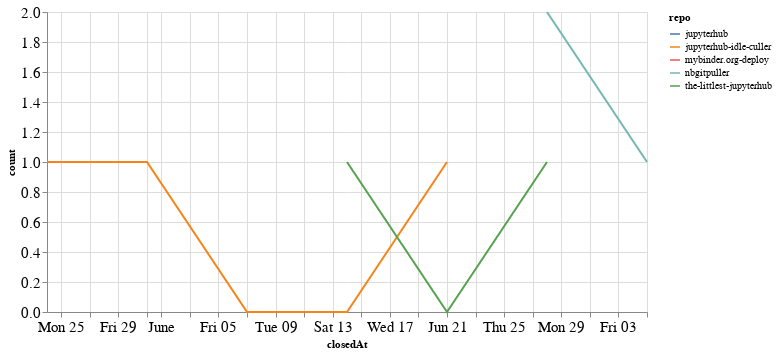

The notebook cell saved with this chart:
### Code cell
closed_by_time = closed_by.groupby('repo').resample('W', on='closedAt').count()['author'].reset_index()
closed_by_time = closed_by_time.rename(columns={'author': 'count'})

alt.Chart(closed_by_time, width=600).mark_line().encode(
    x='closedAt',
    y='count',
    color='repo',
    tooltip="repo"
)

### Figure 1 — Vega-Lite specification as saved in the notebook (floating-point values rounded to 4 significant figures)
{"config": {"axisLeft": {"labelFontSize": 15}, "axisBottom": {"labelFontSize": 15}}, "data": {"name": "data-90f1b8697fc73b62e91c407dd6fe3344"}, "mark": "line", "encoding": {"color": {"type": "nominal", "field": "repo"}, "tooltip": {"type": "nominal", "field": "repo"}, "x": {"type": "temporal", "field": "closedAt"}, "y": {"type": "quantitative", "field": "count"}}, "width": 600, "$schema": "https://vega.github.io/schema/vega-lite/v4.8.1.json", "datasets": {"data-90f1b8697fc73b62e91c407dd6fe3344": [{"repo": "jupyterhub", "closedAt": "2020-06-14T00:00:00", "count": 1}, {"repo": "jupyterhub-idle-culler", "closedAt": "2020-05-24T00:00:00", "count": 1}, {"repo": "jupyterhub-idle-culler", "closedAt": "2020-05-31T00:00:00", "count": 1}, {"repo": "jupyterhub-idle-culler", "closedAt": "2020-06-07T00:00:00", "count": 0}, {"repo": "jupyterhub-idle-culler", "closedAt": "2020-06-14T00:00:00", "count": 0}, {"repo": "jupyterhub-idle-culler", "closedAt": "2020-06-21T00:00:00", "count": 1}, {"repo": "mybinder.org-deploy", "closedAt": "2020-05-24T00:00:00", "count": 2}, {"repo": "nbgitpuller", "closedAt": "2020-06-28T00:00:00", "count": 2}, {"repo": "nbgitpuller", "closedAt": "2020-07-05T00:00:00", "count": 1}, {"repo": "the-littlest-jupyterhub", "closedAt": "2020-06-14T00:00:00", "count": 1}, {"repo": "the-littlest-jupyterhub", "closedAt": "2020-06-21T00:00:00", "count": 0}, {"repo": "the-littlest-jupyterhub", "closedAt": "2020-06-28T00:00:00", "count": 1}]}}
